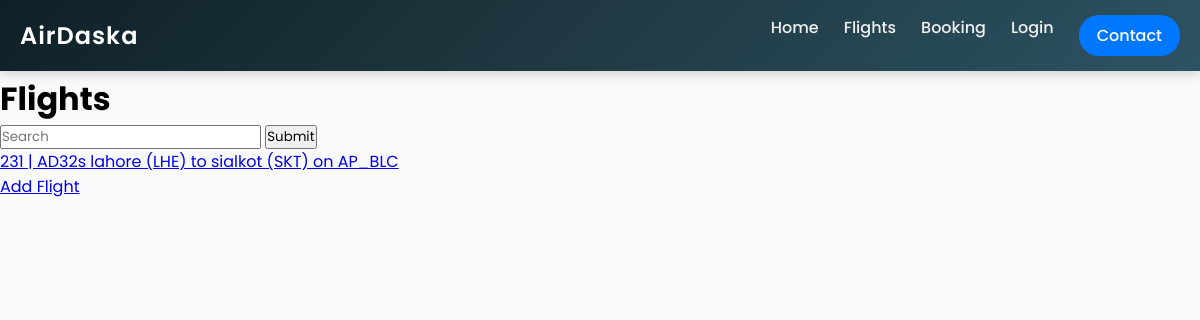
Before: /flights/ with the older database file.
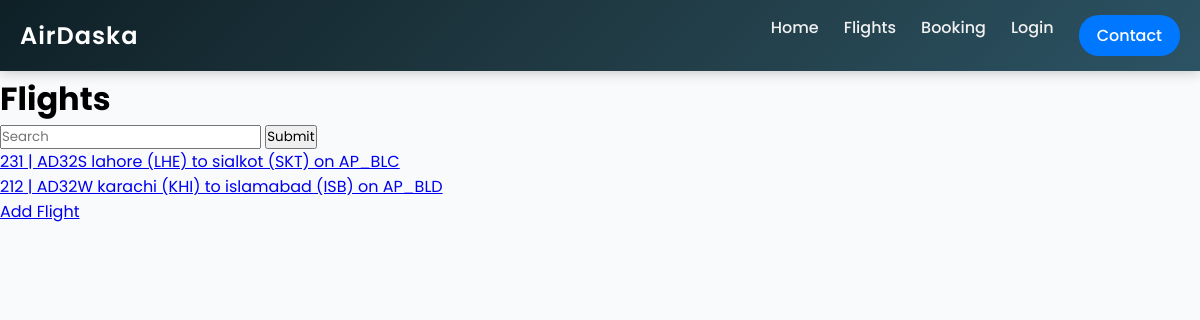
After: the same page with the newer database file.
### flights/models.py (models this page shows, shortened)
class Flight(models.Model):
    flightId = models.IntegerField()
    flightNo = models.CharField(max_length=8)
    origin = models.ForeignKey(Airport, on_delete=models.CASCADE, related_name='departure')
    destination = models.ForeignKey(Airport, on_delete=models.CASCADE, related_name='arrival')
    departureTime = models.DateTimeField()
    arrivalTime = models.DateTimeField()
    aircraft = models.ForeignKey(Aircraft, on_delete=models.CASCADE)
    def __str__(self):
        return f"{self.flightId} | {self.flightNo} {self.origin} to {self.destination} on {self.aircraft.tailNo}"

class Airport(models.Model):
    city = models.CharField(max_length=32)
    code = models.CharField(max_length=3)
    def __str__(self):
        return f"{self.city} ({self.code})"

class Aircraft(models.Model):
    tailNo = models.CharField(max_length=10)
    modelName = models.CharField(max_length= 32)
    manufacturer = models.CharField(max_length=32)
    seatCapacity = models.IntegerField()
    seatLayout = models.CharField(max_length=7)

### flights/views.py (the view)
# urls.py: path('flights/', include('flights.urls')),
def flights(request):
    return render (request, 'flights/flights.html', {
        "flights":flightsList
    })

### flights/templates/flights/flights.html
{% extends "core/layout.html" %}
{%block content%}
<h1>Flights</h1>
    <form action="{%url 'flight' 0%}" method="get">
        <input type="text" name="flight-id" placeholder="Search">
        <input type="submit">
    </form>
    <ul>
        {%for flight in flights%}
            <a href='{%url "flight" flight.flightId %}'>
                <li>{{flight}}</li>
            </a>
            {%empty%}
                <div style="color: red; font-style:italic">NO Scheduled Flight</div>
        {%endfor%}
    </ul>
    <a href='{%url "updateFlight"%}'>Add Flight</a>
{%endblock%}

### core/templates/core/layout.html (shortened to what this page needs)
{%load static%}
<!DOCTYPE html>
<html lang="en">
  <head>
    <link rel="stylesheet" href="{% static 'core/css/style.css' %}">
  </head>
  <body>
    <nav>
      <div class="navbar">
        <div class="logo">AirDaska</div>
        <div class="nav-links" id="navLinks">
          <a href="{%url 'home'%}">Home</a>
          <a href="{%url 'flights'%}">Flights</a>
          <a href="{%url 'index'%}">Booking</a>
          <a href="{%url 'loginUser'%}">Login</a>
          <a href="#" class="cta">Contact</a>
        </div>
      </div>
    </nav>
    <br><br><br>
    <main>
        {%block content%} {%endblock%}
    </main>
  </body>
</html>

### core/static/core/css/style.css (style rules this page uses)
* { margin: 0; padding: 0; box-sizing: border-box; font-family: "Poppins", sans-serif; }
body { background: #f9fafc; }
nav { position: fixed; top: 0; left: 0; width: 100%; background: linear-gradient(135deg, #0f2027, #203a43, #2c5364); box-shadow: 0 2px 12px rgba(0, 0, 0, 0.2); z-index: 1000; }
.navbar { max-width: 1200px; margin: auto; display: flex; align-items: center; justify-content: space-between; padding: 15px 20px; }
.logo { font-size: 1.5rem; font-weight: 600; color: #ffffff; letter-spacing: 1px; }
.nav-links { display: flex; gap: 25px; }
.nav-links a { text-decoration: none; color: #f1f1f1; font-weight: 500; position: relative; transition: color 0.3s ease; }
.nav-links a::after { content: ""; position: absolute; left: 0; bottom: -5px; width: 0%; height: 2px; background: #0077ff; transition: width 0.3s ease; }
.cta { padding: 8px 18px; background: #0077ff; color: white !important; border-radius: 20px; transition: background 0.3s ease; }

Changed rows visible on the page:
changed Flight: flightId+flightNo+origin "231 | AD32s lahore (LHE) to sialkot (SKT) on AP_BLC" → "231 | AD32S lahore (LHE) to sialkot (SKT) on AP_BLC"
added Flight: flightId+flightNo+origin "212 | AD32W karachi (KHI) to islamabad (ISB) on AP_BLD"
